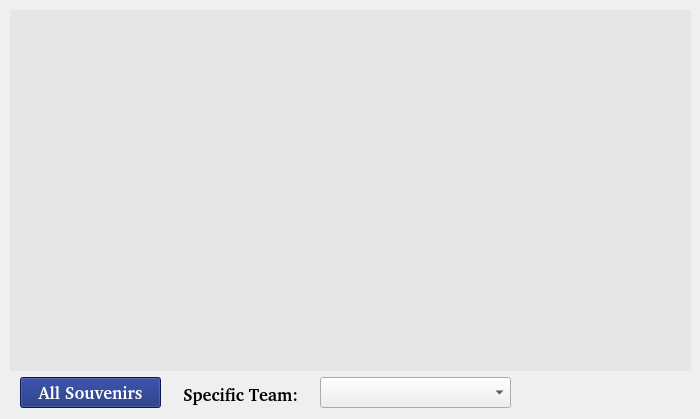
      <widget class="QWidget" name="tab_AllSouvenirs">
       <attribute name="title">
        <string>Souvenir List</string>
       </attribute>
       <widget class="QTableView" name="tableView_allSouvenirs">
        <property name="geometry">
         <rect>
          <x>10</x>
          <y>10</y>
          <width>681</width>
          <height>361</height>
         </rect>
        </property>
        <property name="styleSheet">
         <string notr="true">QTableView#tableView_allSouvenirs{
background-color: rgb(230, 230, 230);
border: transparent;
gridline-color: white;
color: rgb(16, 37, 118);
}
QHeaderView::section {
background-color:  rgb(230, 230, 230); 
color: rgb(16, 37, 118);
font-family: Calibri;
font-size: 13pt;
height: 30px;
}
QTableCornerButton{
background-color: transparent;
color: transparent;
}</string>
        </property>
        <property name="alternatingRowColors">
         <bool>true</bool>
        </property>
        <property name="sortingEnabled">
         <bool>true</bool>
        </property>
       </widget>
       <widget class="QPushButton" name="button_allSouvenirs">
        <property name="geometry">
         <rect>
          <x>20</x>
          <y>377</y>
          <width>141</width>
          <height>31</height>
         </rect>
        </property>
        <property name="font">
         <font>
          <family>FISH&amp;CHIPS</family>
          <pointsize>13</pointsize>
          <weight>75</weight>
          <bold>true</bold>
         </font>
        </property>
        <property name="styleSheet">
         <string notr="true">QPushButton#button_allSouvenirs{
    background-color: rgb(16, 37, 118);
	color: white;
    border-width: 2px;
}
QPushButton#button_allSouvenirs:hover{
	 background-color: qradialgradient(spread:reflect, cx:0.5, cy:0.5, radius:0.5, fx:0.5, fy:0.5, stop:0 rgba(255, 255, 255, 255), stop:1 rgba(195, 224, 238, 255));
	 border-width: 2px;
	 color: black;
}
QPushButton#button_allSouvenirs:pressed {
    background-color: qradialgradient(spread:reflect, cx:0.5, cy:0.5, radius:0.5, fx:0.5, fy:0.5, stop:0 rgba(197, 237, 255, 255), stop:1 rgba(107, 206, 255, 255));
	border-width: 2px;
	color: white;
}</string>
        </property>
        <property name="text">
         <string>All Souvenirs</string>
        </property>
       </widget>
       <widget class="QComboBox" name="comboBox_specificTeam">
        <property name="geometry">
         <rect>
          <x>320</x>
          <y>377</y>
          <width>191</width>
          <height>31</height>
         </rect>
        </property>
       </widget>
       <widget class="QLabel" name="label_specificTeam">
        <property name="geometry">
         <rect>
          <x>183</x>
          <y>379</y>
          <width>141</width>
          <height>31</height>
         </rect>
        </property>
        <property name="font">
         <font>
          <family>FISH&amp;CHIPS</family>
          <pointsize>13</pointsize>
          <weight>75</weight>
          <bold>true</bold>
         </font>
        </property>
        <property name="text">
         <string>Specific Team:</string>
        </property>
       </widget>
      </widget>
